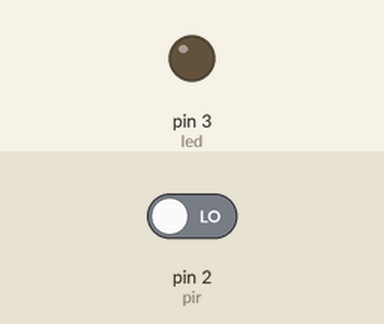
Simulated run of this sketch. Board: Arduino Uno, built with avr-gcc and run on an emulated ATmega328P. On the bench: output pins drawn as LEDs (lit = HIGH). Inputs (shaded band) come from the test bench; at power-on: pin 2 (pir) LOW.

Above: at 1.2 s.
1.3 s: pin 2 (pir) driven HIGH
At 2.1 s:
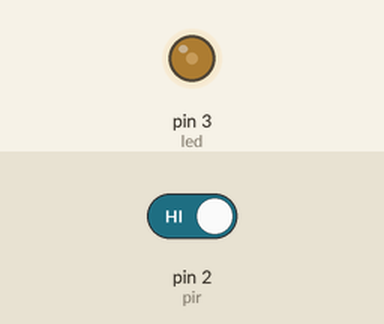
2.8 s: pin 2 (pir) driven LOW
At 3.2 s:
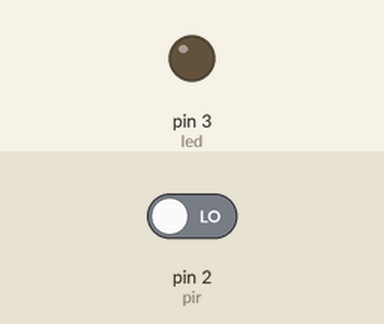
Timing chart, 0 to 5.8 s (numbered marks = the images above; inputs shaded):
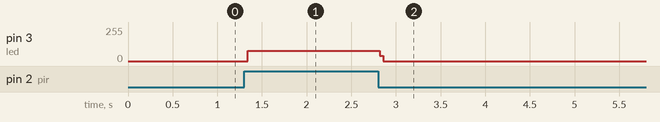

The sketch:

pir_plus_led._security_system.ino
```cpp
int pir= 2;
int led=3;
void setup()

{
pinMode(pir,INPUT);
pinMode(led,OUTPUT);
}
void loop()

{
int value = digitalRead(pir);
if (value==1)
{
digitalWrite(led,HIGH);
}
else;
{
digitalWrite(led,LOW);
}
}
```

Measured:
- after the input at 1.3 s, pin 3 (led): 0/255 → 78/255 at once
- after the input at 2.8 s, pin 3 (led): 78/255 → 0/255 at once
